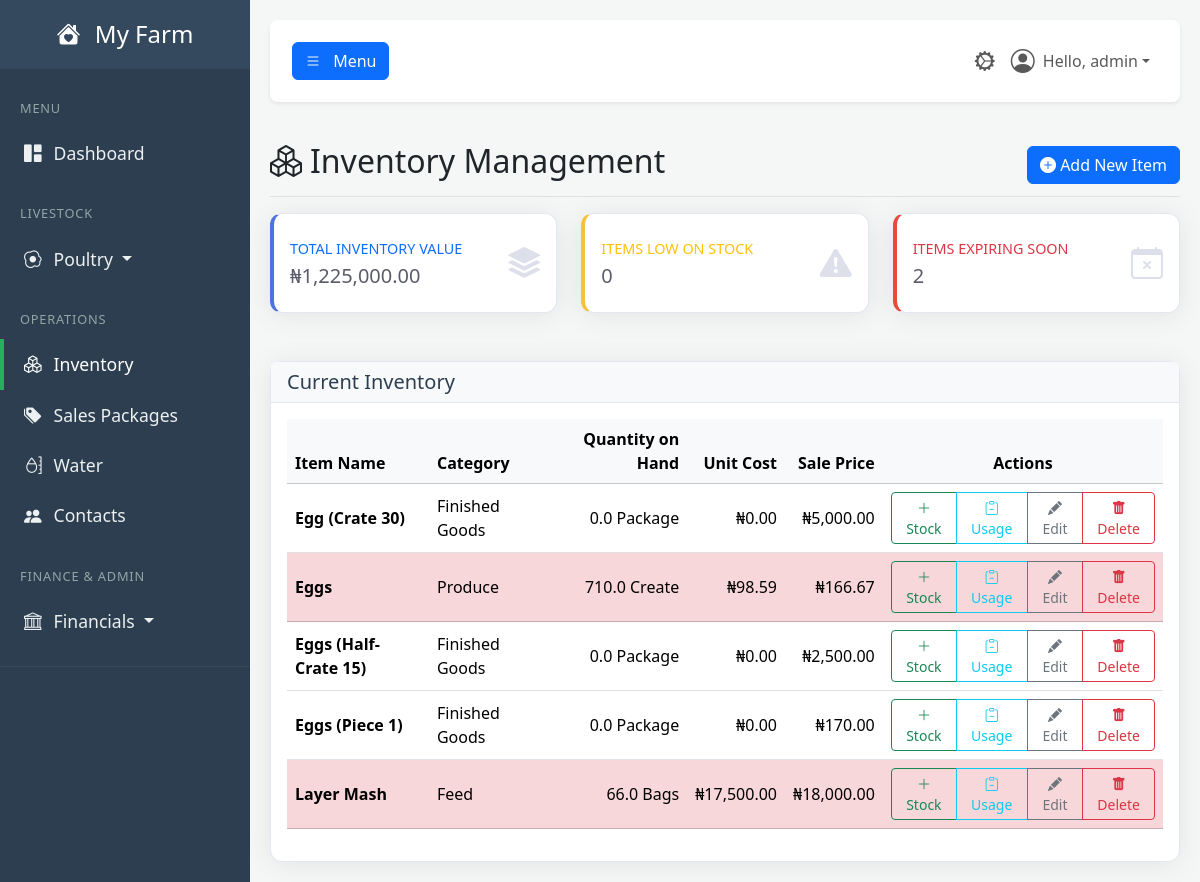
The page /inventory (signed in) on the database its author committed.
### tables this page shows
CREATE TABLE users (
            id INTEGER PRIMARY KEY,
            username TEXT NOT NULL UNIQUE,
            email TEXT NOT NULL UNIQUE,
            password_hash TEXT NOT NULL,
            farm_name TEXT NOT NULL,
            role TEXT NOT NULL DEFAULT 'user', -- 'user' or 'admin'
            is_active BOOLEAN NOT NULL DEFAULT 1,f
            created_at TIMESTAMP DEFAULT CURRENT_TIMESTAMP
        , cash_account_id INTEGER REFERENCES accounts(id));

CREATE TABLE inventory (
            id INTEGER PRIMARY KEY,
            name TEXT NOT NULL,
            category TEXT NOT NULL,
            quantity REAL NOT NULL,
            unit TEXT NOT NULL,
            unit_cost REAL NOT NULL DEFAULT 0,
            sale_price REAL NOT NULL DEFAULT 0,
            low_stock_threshold REAL,
            expiry_date TEXT,
            created_at TIMESTAMP DEFAULT CURRENT_TIMESTAMP
        );

### app.py (the view)
@app.route('/inventory')
@login_required
@permission_required('view_inventory')
def inventory_dashboard():
    db = get_db()
    inventory_items = db.execute("SELECT * FROM inventory ORDER BY name ASC").fetchall()
    total_value, low_stock_count, expiring_soon_count = 0, 0, 0
    processed_inventory_list = []
    for item_row in inventory_items:
        item = dict(item_row)
        total_value += item.get('quantity', 0) * (item.get('unit_cost') or 0)
        is_low_stock = item.get('low_stock_threshold') is not None and item.get('quantity', 0) <= item.get('low_stock_threshold')
        if is_low_stock: low_stock_count += 1
        is_expiring_soon = False
        if item.get('expiry_date') and item.get('expiry_date') != '':
            try:
                expiry_dt = date.fromisoformat(item['expiry_date'])
                if (expiry_dt - date.today()).days <= 30:
                    is_expiring_soon = True
            except (ValueError, TypeError):
                pass # Ignore invalid date formats
        if is_expiring_soon: expiring_soon_count += 1
        item['is_low_stock'] = is_low_stock
        item['is_expiring_soon'] = is_expiring_soon
        processed_inventory_list.append(item)
    stats = {'total_value': total_value, 'low_stock_count': low_stock_count, 'expiring_soon_count': expiring_soon_count}
    return render_template(
        'inventory.html',
        user=g.user,
        stats=stats,
        inventory_list=processed_inventory_list,
        today_date=date.today().strftime('%Y-%m-%d') # <-- THE MISSING LINE IS ADDED HERE
    )

### app.py (called while the page is built, shortened)
def get_db():
    if 'db' not in g:
        g.db = sqlite3.connect(DATABASE)
        g.db.row_factory = sqlite3.Row
    return g.db

def login_required(f):
    @wraps(f)
    def decorated_function(*args, **kwargs):
        if 'user_id' not in session:
            flash('Please log in to access this page.', 'warning')
            return redirect(url_for('login'))
        g.user = User.get_by_id(session['user_id'])
        if not g.user:
            session.clear()
            return redirect(url_for('login'))
        return f(*args, **kwargs)
    return decorated_function

def permission_required(permission_name):
    def decorator(f):
        @wraps(f)
        def decorated_function(*args, **kwargs):
            if not hasattr(g, 'user') or not g.user.has_permission(permission_name):
                flash('You do not have the required permission.', 'danger')
                return redirect(url_for('dashboard'))
            return f(*args, **kwargs)
        return decorated_function
    return decorator

    def has_permission(self, required_permission):
        print(f"\n--- PERMISSION CHECK ---")
        print(f"User checking: '{self.username}' (ID: {self.id})")
        print(f"User's role is: '{self.role}'")
        print(f"Permission required: '{required_permission}'")
        if self.role == 'admin':
            print("RESULT: Role is 'admin', access GRANTED.")
            print(f"------------------------")
            return True

    @staticmethod
    def get_by_id(user_id):
        user_row = get_db().execute("SELECT * FROM users WHERE id = ?", (user_id,)).fetchone()
        return User(**user_row) if user_row else None

### templates/inventory.html (shortened to what this page needs)
{% extends "base.html" %}
{% block content %}
<div class="d-flex justify-content-between flex-wrap flex-md-nowrap align-items-center pt-3 pb-2 mb-3 border-bottom">
    <h1 class="h2"><i class="bi bi-boxes me-2"></i>Inventory Management</h1>
    <div class="btn-toolbar mb-2 mb-md-0">
        <button class="btn btn-primary" data-bs-toggle="modal" data-bs-target="#addItemModal">
            <i class="bi bi-plus-circle-fill"></i> Add New Item
        </button>
    </div>
</div>
    <div class="row">
        <div class="col-xl-4 col-md-6 mb-4">
            <div class="card border-left-primary shadow h-100 py-2">
                <div class="card-body">
                    <div class="row no-gutters align-items-center">
                        <div class="col mr-2">
                            <div class="text-xs font-weight-bold text-primary text-uppercase mb-1">Total Inventory Value</div>
                            <div class="h5 mb-0 font-weight-bold text-gray-800">₦{{ '{:,.2f}'.format(stats.total_value) }}</div>
                        </div>
                        <div class="col-auto"><i class="bi bi-stack fs-2 text-gray-300"></i></div>
                    </div>
                </div>
            </div>
        </div>
        <div class="col-xl-4 col-md-6 mb-4">
            <div class="card border-left-warning shadow h-100 py-2">
                <div class="card-body">
                    <div class="row no-gutters align-items-center">
                        <div class="col mr-2">
                            <div class="text-xs font-weight-bold text-warning text-uppercase mb-1">Items Low on Stock</div>
                            <div class="h5 mb-0 font-weight-bold text-gray-800">{{ stats.low_stock_count }}</div>
                        </div>
                        <div class="col-auto"><i class="bi bi-exclamation-triangle-fill fs-2 text-gray-300"></i></div>
                    </div>
                </div>
            </div>
        </div>
        <div class="col-xl-4 col-md-6 mb-4">
            <div class="card border-left-danger shadow h-100 py-2">
                <div class="card-body">
                    <div class="row no-gutters align-items-center">
                        <div class="col mr-2">
                            <div class="text-xs font-weight-bold text-danger text-uppercase mb-1">Items Expiring Soon</div>
                            <div class="h5 mb-0 font-weight-bold text-gray-800">{{ stats.expiring_soon_count }}</div>
                        </div>
                        <div class="col-auto"><i class="bi bi-calendar-x fs-2 text-gray-300"></i></div>
                    </div>
                </div>
            </div>
        </div>
    </div>
    <div class="card shadow-sm mt-4">
        <div class="card-header bg-light">
            <h5 class="mb-0">Current Inventory</h5>
        </div>
        <div class="card-body">
            <div class="table-responsive">
                <table class="table table-hover align-middle">
                    <thead class="table-light">
                        <tr>
                            <th>Item Name</th>
                            <th>Category</th>
                            <th class="text-end">Quantity on Hand</th>
                            <th class="text-end">Unit Cost</th>
                            <th class="text-end">Sale Price</th>
                            <th class="text-center">Actions</th>
                        </tr>
                    </thead>
                    <tbody>
                        {% for item in inventory_list %}
                        <tr class="{{ 'table-warning' if item.is_low_stock else 'table-danger' if item.is_expiring_soon }}">
                            <td><strong>{{ item.name }}</strong></td>
                            <td>{{ item.category }}</td>
                            <td class="text-end">{{ item.quantity }} {{ item.unit }}</td>
                            <td class="text-end">₦{{ '{:,.2f}'.format(item.unit_cost or 0) }}</td>
                            <td class="text-end">₦{{ '{:,.2f}'.format(item.sale_price or 0) }}</td>
                            <td class="text-center">
                                <div class="btn-group btn-group-sm">
        <button class="btn btn-outline-success" data-bs-toggle="modal" data-bs-target="#addStockModal"
                data-bs-item-id="{{ item.id }}" data-bs-item-name="{{ item.name }}">
            <i class="bi bi-plus-lg"></i> Stock
        </button>
        <button class="btn btn-outline-info" data-bs-toggle="modal" data-bs-target="#logUsageModal"
                data-bs-item-id="{{ item.id }}" data-bs-item-name="{{ item.name }}">
            <i class="bi bi-clipboard-minus"></i> Usage
        </button>
        <button class="btn btn-outline-secondary" data-bs-toggle="modal" data-bs-target="#editItemModal"
                data-bs-id="{{ item.id }}"
                data-bs-name="{{ item.name }}"
                data-bs-category="{{ item.category }}"
                data-bs-unit="{{ item.unit }}"
                data-bs-low-stock="{{ item.low_stock_threshold or 0 }}"
                data-bs-unit-cost="{{ item.unit_cost or 0 }}"
                data-bs-sale-price="{{ item.sale_price or 0 }}"
                data-bs-expiry="{{ item.expiry_date or '' }}">
            <i class="bi bi-pencil-fill"></i> Edit
        </button>
        <button class="btn btn-outline-danger" onclick="document.getElementById('delete-item-form-{{ item.id }}').submit();">
            <i class="bi bi-trash-fill"></i> Delete
        </button>
    </div>
</td>
                        {% else %}
                        <tr><td colspan="6" class="text-center p-4 text-muted">No items in inventory.</td></tr>
                        {% endfor %}
                    </tbody>
                </table>
            </div>
        </div>
    </div>
{% endblock %}

### templates/base.html (shortened to what this page needs)
<!DOCTYPE html>
<html lang="en">
<head>
    <link href="https://cdn.jsdelivr.net/npm/bootstrap@5.3.3/dist/css/bootstrap.min.css" rel="stylesheet">
    <link rel="stylesheet" href="https://cdn.jsdelivr.net/npm/bootstrap-icons@1.11.3/font/bootstrap-icons.min.css">
    <link rel="stylesheet" href="{{ url_for('static', filename='css/style.css') }}">
</head>
<body>
    <div class="wrapper">
        <nav id="sidebar" class="no-print">
            <div class="sidebar-header">
                <h3><a href="{{ url_for('dashboard') }}" class="text-white text-decoration-none">
                    <i class="bi bi-house-heart-fill me-2"></i>
                    {% if g.user %}{{ g.user.farm_name }}{% else %}FarmApp{% endif %}
                </a></h3>
            </div>
            <ul class="list-unstyled components">
                <li class="sidebar-menu-header">MENU</li>
                <li><a href="{{ url_for('dashboard') }}" class="{% if request.endpoint == 'dashboard' %}active{% endif %}"><i class="bi bi-grid-1x2-fill"></i>Dashboard</a></li>
                <li class="sidebar-menu-header mt-3">LIVESTOCK</li>
                <li>
                    <a href="#poultrySubmenu" data-bs-toggle="collapse" aria-expanded="false" class="dropdown-toggle {% if 'poultry' in request.endpoint or 'brooding' in request.endpoint %}active{% endif %}">
                        <i class="bi bi-egg-fried"></i>Poultry
                    </a>
                </li>
                <li class="sidebar-menu-header mt-3">OPERATIONS</li>
                <li><a href="{{ url_for('inventory_dashboard') }}" class="{% if 'inventory' in request.endpoint %}active{% endif %}"><i class="bi bi-boxes"></i>Inventory</a></li>
                <li><a href="{{ url_for('manage_sales_packages') }}" class="{% if request.endpoint == 'manage_sales_packages' %}active{% endif %}"><i class="bi bi-tags-fill"></i>Sales Packages</a></li>
                <li><a href="{{ url_for('water_dashboard') }}" class="{% if 'water' in request.endpoint %}active{% endif %}"><i class="bi bi-moisture"></i>Water</a></li>
                <li><a href="{{ url_for('contacts_dashboard') }}" class="{% if 'contacts' in request.endpoint %}active{% endif %}"><i class="bi bi-people-fill"></i>Contacts</a></li>
                {% if g.user and g.user.has_permission('view_bookkeeping') %}
                <li class="sidebar-menu-header mt-3">FINANCE & ADMIN</li>
                <li>
                    <a href="#financialSubmenu" data-bs-toggle="collapse" aria-expanded="false" class="dropdown-toggle ">
                        <i class="bi bi-bank"></i>Financials
                    </a>
                </li>
                {% endif %}
            </ul>
        </nav>
        <div id="content">
            <nav class="navbar navbar-expand-lg navbar-light bg-white shadow-sm top-navbar no-print mb-4">
                <div class="container-fluid">
                    <button type="button" id="sidebarCollapse" class="btn btn-primary" aria-controls="sidebar" aria-expanded="false">
                        <i class="bi bi-list"></i>
                        <span class="d-none d-md-inline ms-2">Menu</span>
                    </button>
                    <ul class="navbar-nav ms-auto flex-row align-items-center">
                        {% if g.user and g.user.has_permission('view_admin_panel') %}
                            <li class="nav-item">
                                <a class="nav-link {% if 'admin' in request.endpoint %}active{% endif %}" href="{{ url_for('admin_dashboard') }}" title="Admin Panel">
                                    <i class="bi bi-gear-wide-connected fs-5"></i>
                                </a>
                            </li>
                        {% endif %}
                        <li class="nav-item dropdown">
                            <a class="nav-link dropdown-toggle d-flex align-items-center" href="#" id="navbarDropdownUser" role="button" data-bs-toggle="dropdown" aria-expanded="false">
                                <i class="bi bi-person-circle fs-4 me-2"></i>
                                Hello, {{ g.user.username }}
                            </a>
                        </li>
                    </ul>
                </div>
            </nav>
            <main>
                {% block content %}{% endblock %}
            </main>
        </div>
    </div>
</body>
</html>

### static/CSS/style.css (style rules this page uses)
:root { --primary-green: #27ae60; --dark-slate: #2c3e50; --medium-slate: #34495e; --light-slate: #4a6278; --light-grey: #f4f7f6; --text-muted-color: #95a5a6; --text-light: #ecf0f1; --white: #ffffff; --shadow-color: rgba(0, 0, 0, 0.08); }
body { background-color: var(--light-grey); font-family: 'Segoe UI', Tahoma, Geneva, Verdana, sans-serif; overflow-x: hidden; }
.wrapper { display: flex; width: 100%; align-items: stretch; }
#content { width: 100%; padding: 20px; min-height: 100vh; transition: all 0.3s; }
#sidebar { min-width: 250px; max-width: 250px; min-height: 100vh; background: var(--dark-slate); color: var(--text-light); transition: all 0.3s; }
#sidebar .sidebar-header { padding: 20px; background: var(--medium-slate); text-align: center; }
#sidebar .sidebar-header h3 { font-size: 1.5rem; margin-bottom: 0; }
#sidebar .sidebar-menu-header { padding: 10px 20px; font-size: 0.8rem; color: var(--text-muted-color); text-transform: uppercase; letter-spacing: .05rem; }
#sidebar ul.components { padding: 20px 0; border-bottom: 1px solid var(--medium-slate); }
#sidebar ul li a { padding: 12px 20px; font-size: 1.1em; display: block; color: var(--text-light); border-left: 4px solid transparent; text-decoration: none; transition: all 0.2s ease-in-out; }
#sidebar ul li a.active { color: var(--white); background: var(--dark-slate); border-left: 4px solid var(--primary-green); }
#sidebar ul li a i { margin-right: 12px; }
.top-navbar { padding: 15px 10px; background: var(--white); border: none; border-radius: 8px; margin-bottom: 20px; box-shadow: 0 2px 5px var(--shadow-color); }
.card { border-radius: 0.75rem; border: 1px solid #e3e6f0; box-shadow: 0 0.15rem 1.75rem 0 var(--shadow-color) !important; }
.card-header { background-color: #f8f9fc; border-bottom: 1px solid #e3e6f0; font-weight: 600; color: var(--dark-slate); }

### templates/inventory.html (style rules this page uses)
.border-left-primary { border-left: 0.25rem solid #4e73df !important; }
.border-left-warning { border-left: 0.25rem solid #f6c23e !important; }
.border-left-danger { border-left: 0.25rem solid #e74a3b !important; }
.text-xs { font-size: .9rem; }
.text-gray-300 { color: #dddfeb !important; }
.text-gray-800 { color: #5a5c69 !important; }

### rows shown on the page
users: user.farm_name "My Farm", user.username "admin"
inventory: name "Egg (Crate 30)", category "Finished Goods", quantity "0.0", unit "Package", unit_cost "0.00", sale_price "5,000.00"
inventory: name "Eggs", category "Produce", quantity "710.0", unit "Create", unit_cost "98.59", sale_price "166.67"
inventory: name "Eggs (Half-Crate 15)", category "Finished Goods", quantity "0.0", unit "Package", unit_cost "0.00", sale_price "2,500.00"
inventory: name "Eggs (Piece 1)", category "Finished Goods", quantity "0.0", unit "Package", unit_cost "0.00", sale_price "170.00"
inventory: name "Layer Mash", category "Feed", quantity "66.0", unit "Bags", unit_cost "17,500.00", sale_price "18,000.00"

### other values the page prints
{{ '{:,.2f}'.format(stats.total_value) }} "1,225,000.00"
{{ stats.low_stock_count }} "0"
{{ stats.expiring_soon_count }} "2"
